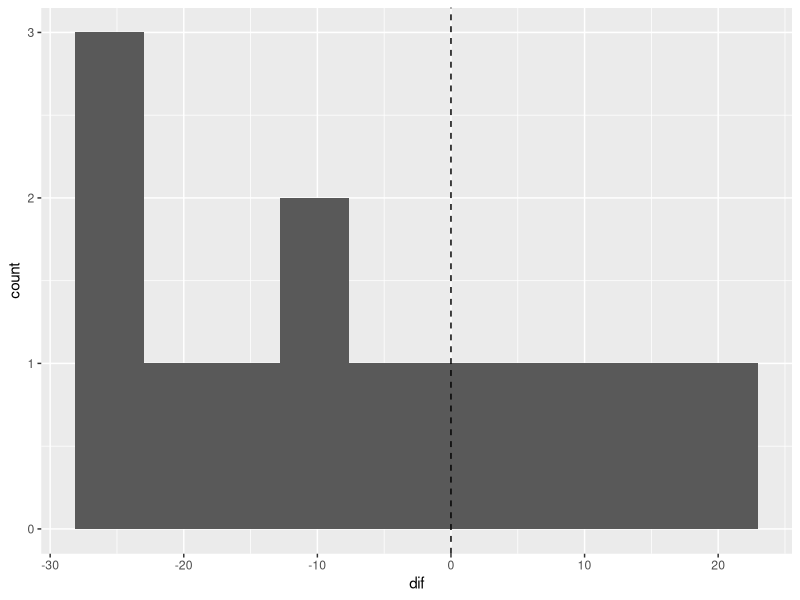
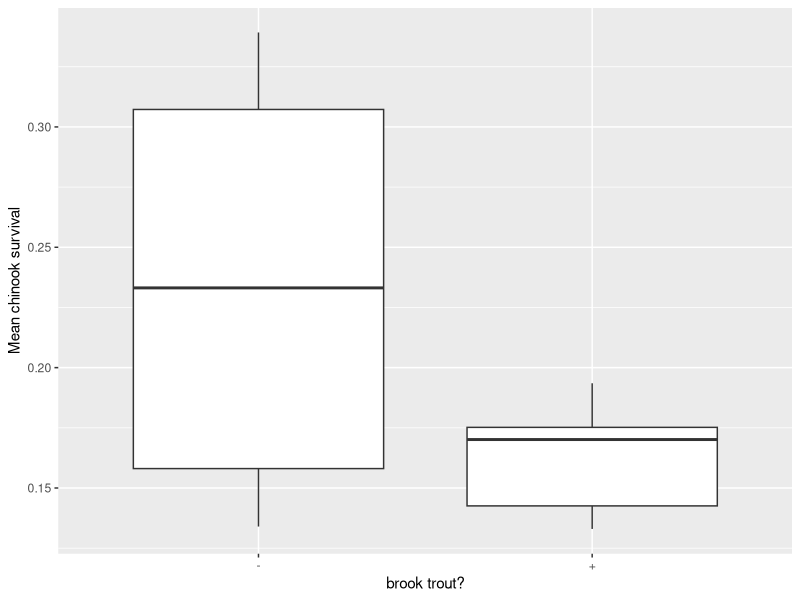
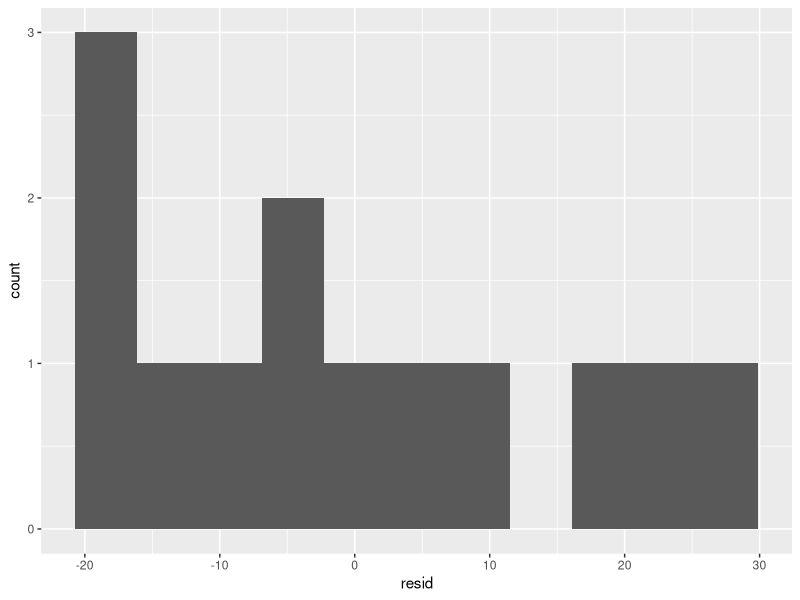
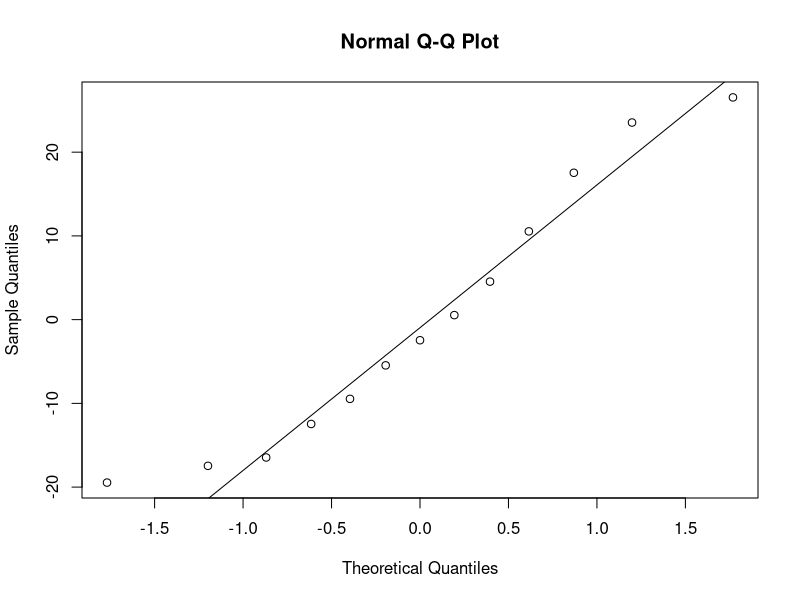
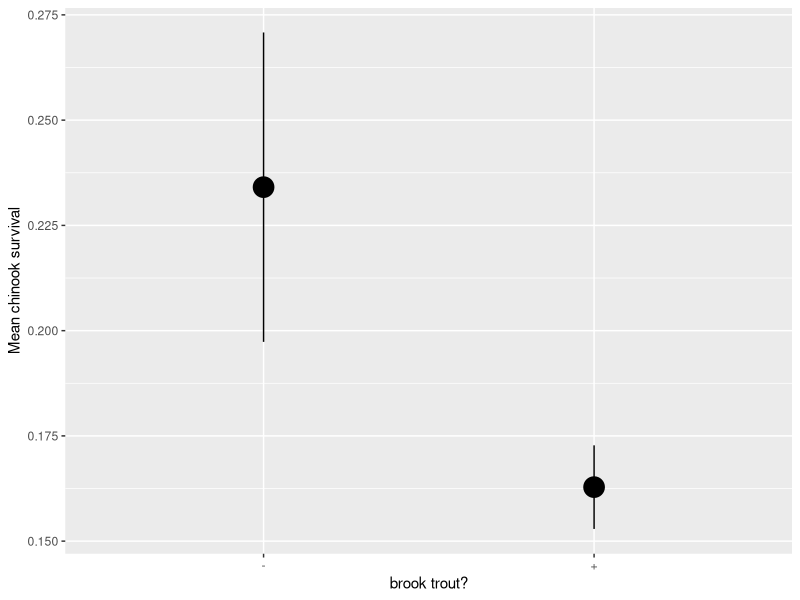
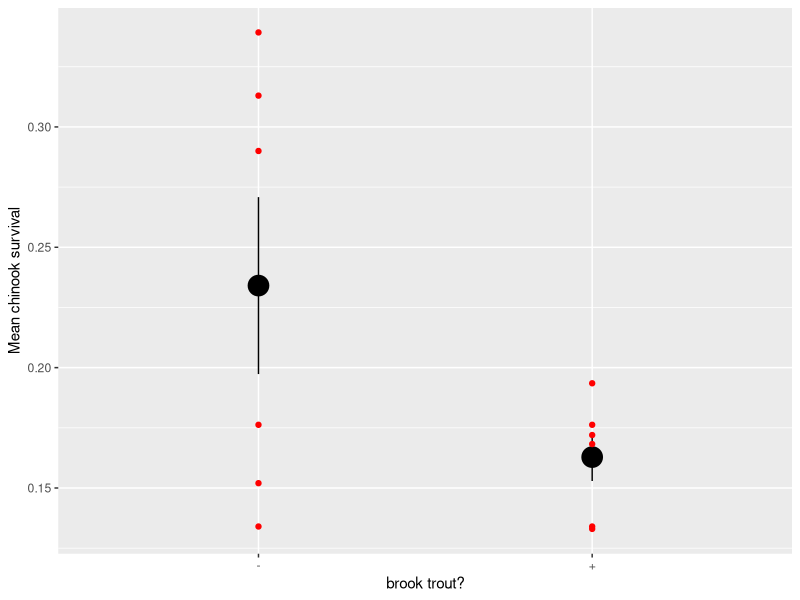
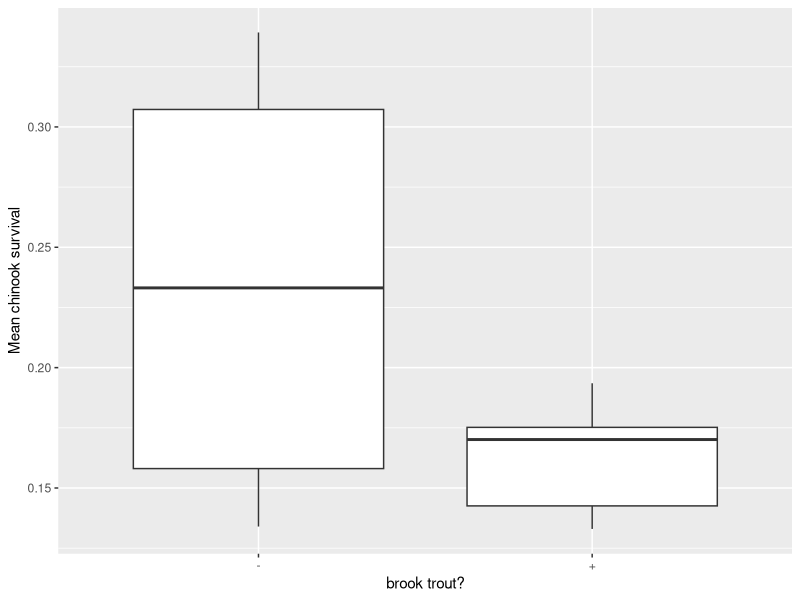
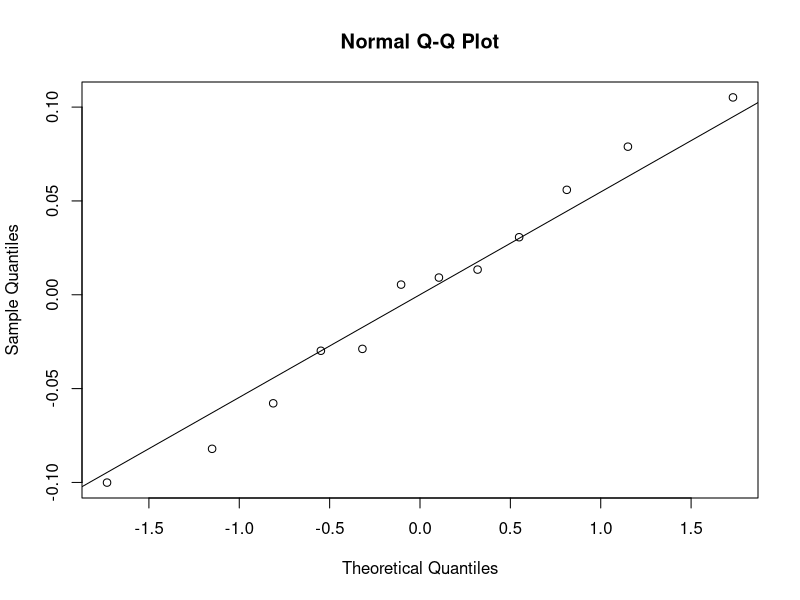

Write R code to recreate these figures, in order.
## ---- chunk 1
knitr::opts_chunk$set(echo = TRUE)
library(dplyr)

## ---- chunk 2
library(dplyr)
library(readr)
library(ggplot2)

#We will need to add an individual bird identifier
blackbird <- read_csv("./data/12e2BlackbirdTestosterone.csv") %>%
  mutate(Bird = 1:n())

ggplot(data = blackbird, mapping=aes(x=dif)) + 
  geom_histogram(bins=10) +
  geom_vline(xintercept=0, lty=2)
## ---- chunk 3
t.test(blackbird$dif)
## ---- chunk 4
library(broom)
tidy(t.test(blackbird$dif))
## ---- chunk 5
chinook <- read_csv("./data/12e4BrookTrout.csv")

ggplot(data=chinook, mapping=aes(x=`brook trout?`, y=`Mean chinook survival`)) +
  geom_boxplot() 
## ---- chunk 6
chin_test <- t.test(`Mean chinook survival` ~ `brook trout?`, data = chinook,
       unequal.var = TRUE)

chin_test
## ---- chunk 7
tidy(chin_test)
## ---- chunk 8
library(dplyr)

blackbird <- blackbird %>%
  mutate(resid = dif - mean(dif))
## ---- chunk 9
chinook <- chinook %>%
  group_by( `brook trout?`) %>%
  mutate(mean_survival_resid = 
           `Mean chinook survival` - mean(`Mean chinook survival`)) %>%
  ungroup()
## ---- chunk 10
ggplot(data = blackbird, mapping=aes(x=resid)) +
  geom_histogram(bins=11)
## ---- chunk 11
qqnorm(blackbird$resid)
qqline(blackbird$resid)
## ---- chunk 12
shapiro.test(blackbird$resid)
## ---- chunk 13
salmon_means <- ggplot(data=chinook, 
                       mapping=aes(x=`brook trout?`, 
                                   y=`Mean chinook survival`)) +
  stat_summary(size=1.5)

salmon_means
## ---- chunk 14
salmon_means+
  geom_point(color="red")
## ---- chunk 15
#Load and visualize data
chinook <- read_csv("./data/12e4BrookTrout.csv")

ggplot(data=chinook, mapping=aes(x=`brook trout?`, y=`Mean chinook survival`)) +
  geom_boxplot() 

## test assumptions
chinook <- chinook %>%
  group_by( `brook trout?`) %>%
  mutate(resid = 
           `Mean chinook survival` - mean(`Mean chinook survival`)) %>%
  ungroup()

#qq
qqnorm(chinook$resid)
qqline(chinook$resid)

shapiro.test(chinook$resid)

#put it to the test!
t.test(`Mean chinook survival` ~ `brook trout?`, data = chinook,
       unequal.var = TRUE)
 
ggplot(data=chinook, 
                       mapping=aes(x=`brook trout?`, 
                                   y=`Mean chinook survival`)) +
  stat_summary(size=1.5)
